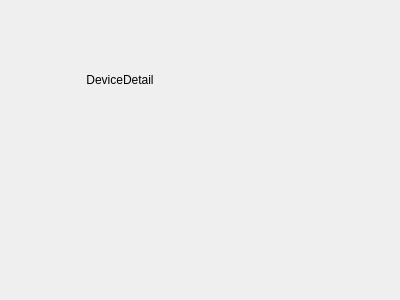
<?xml version="1.0" encoding="UTF-8"?>
<ui version="4.0">
 <class>DeviceDetail</class>
 <widget class="QWidget" name="DeviceDetail">
  <property name="geometry">
   <rect>
    <x>0</x>
    <y>0</y>
    <width>400</width>
    <height>300</height>
   </rect>
  </property>
  <property name="windowTitle">
   <string>DeviceDetail</string>
  </property>
  <widget class="QLabel" name="label">
   <property name="geometry">
    <rect>
     <x>20</x>
     <y>50</y>
     <width>200</width>
     <height>60</height>
    </rect>
   </property>
   <property name="sizePolicy">
    <sizepolicy hsizetype="Minimum" vsizetype="Minimum">
     <horstretch>0</horstretch>
     <verstretch>0</verstretch>
    </sizepolicy>
   </property>
   <property name="text">
    <string>DeviceDetail</string>
   </property>
   <property name="alignment">
    <set>Qt::AlignmentFlag::AlignCenter</set>
   </property>
  </widget>
 </widget>
 <resources/>
 <connections/>
</ui>
